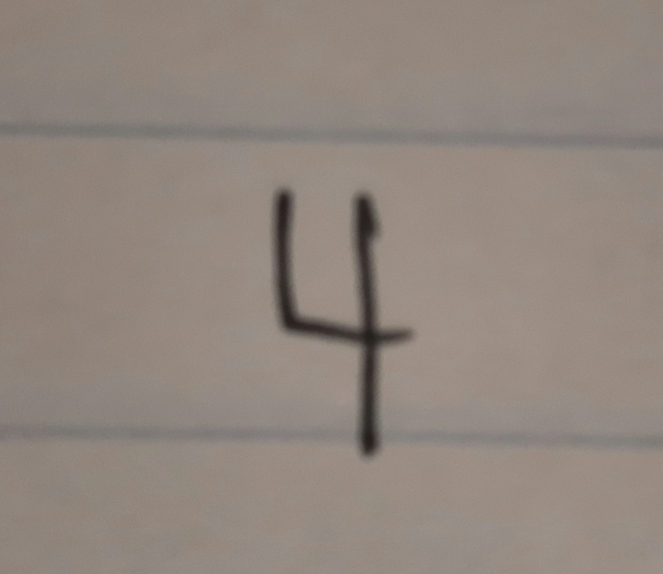
#> input picture Sample_Number.jpg, 1325 x 1147 px (shown at 1/2 size)
$ python -i Read_Digit.py   (imports and definitions only)
#> lines starting #> are read from the running program, lines starting #| are printed output that depends on the picture; after the words box and inside, x2 and y2 are one past the last pixel; in counts of white or black regions, pixels touching at a corner belong together
#> further down, picture is the input picture: shape (1147, 1325, 3); mean B, G, R 125.9, 134, 145.2
# import urllib.request
# import cv2
# import numpy as np
import time
import math

import requests
import cv2
import numpy as np
import imutils

# [68 lines left out: functions read, get_rectangles, not called in this run]


def process(img):
    gray_digit_image = cv2.cvtColor(img, cv2.COLOR_BGR2GRAY)
    thresh, gray_digit_image = cv2.threshold(gray_digit_image, 128, 255, cv2.THRESH_BINARY | cv2.THRESH_OTSU)
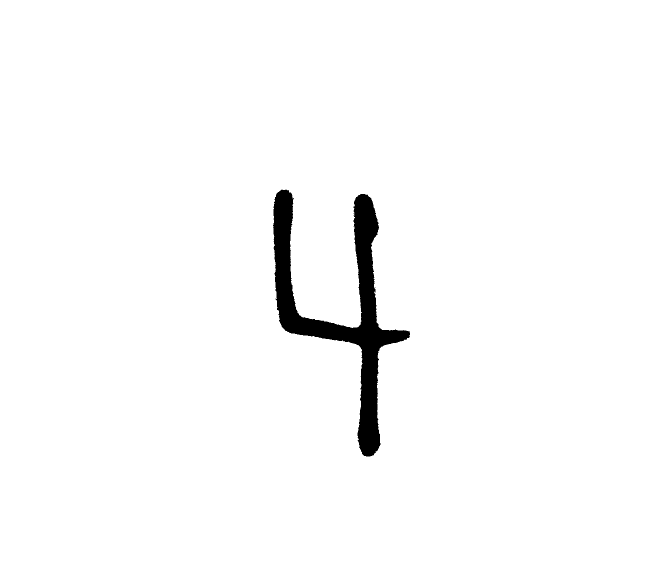
#> gray_digit_image: shape (1147, 1325) (shown at 1/2 size); 97.8% white; 2 black regions (1 under 20 px), largest, box (x1, y1, x2, y2) and area: (546, 379, 820, 913) 33875
#> thresh = 103
    gray_digit_image = cv2.resize(255 - gray_digit_image, (28, 28))
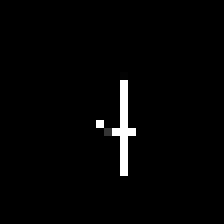
#> gray_digit_image: shape (28, 28) (shown 8 times larger); min 0, max 255, mean 4.9
    rows, cols = gray_digit_image.shape
#> rows = 28; cols = 28

    if rows > cols:
        factor = 20.0 / rows
        rows = 20
        cols = int(round(cols * factor))
        gray_digit_image = cv2.resize(gray_digit_image, (cols, rows))
    else:
        factor = 20.0 / cols
#> factor = 0.714
        cols = 20
        rows = int(round(rows * factor))
#> rows = 20
        gray_digit_image = cv2.resize(gray_digit_image, (cols, rows))
#> gray_digit_image: shape (20, 20)

    #Add the missing corner pixels
    colsPadding = (int(math.ceil((28 - cols) / 2.0)), int(math.floor((28 - cols) / 2.0)))
    rowsPadding = (int(math.ceil((28 - rows) / 2.0)), int(math.floor((28 - rows) / 2.0)))
#> rowsPadding = (4, 4)
    gray_digit_image = np.lib.pad(gray_digit_image, (rowsPadding, colsPadding), 'constant')
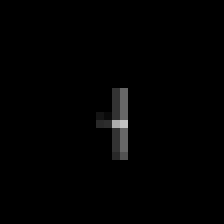
#> gray_digit_image: shape (28, 28) (shown 8 times larger); min 0, max 194, mean 2.1

    shiftx, shifty = getBestShift(gray_digit_image)
    shifted = shift(gray_digit_image, shiftx, shifty)
    gray_digit_image = shifted

    return gray_digit_image

def shift(img, sx, sy):
    rows, cols = img.shape
    M = np.float32([[1, 0, sx], [0, 1, sy]])
    shifted = cv2.warpAffine(img, M, (cols, rows))
    return shifted

def getBestShift(img):
    M = cv2.moments(img)
#> M = moments, m00 1678, centre m10/m00, m01/m00 = (14.49, 14.91)
    cx = int(M["m10"] / M["m00"])
#> cx = 14
    cy = int(M["m01"] / M["m00"])
#> cy = 14
    rows, cols = img.shape
#> rows = 28; cols = 28
    shiftx = np.round(cols / 2.0 - cx).astype(int)
#> shiftx = 0
    shifty = np.round(rows/2.0-cy).astype(int)
#> shifty = 0
    return shiftx, shifty

>>> import cv2
>>> picture = cv2.imread('Sample_Number.jpg')
>>> result = process(picture)
#> in shift, `M = np.float32([[1, 0, sx], [0, 1, sy]])`: M = [[1, 0, 0], [0, 1, 0]]

$ run again, on Multiple_Numbers.jpg
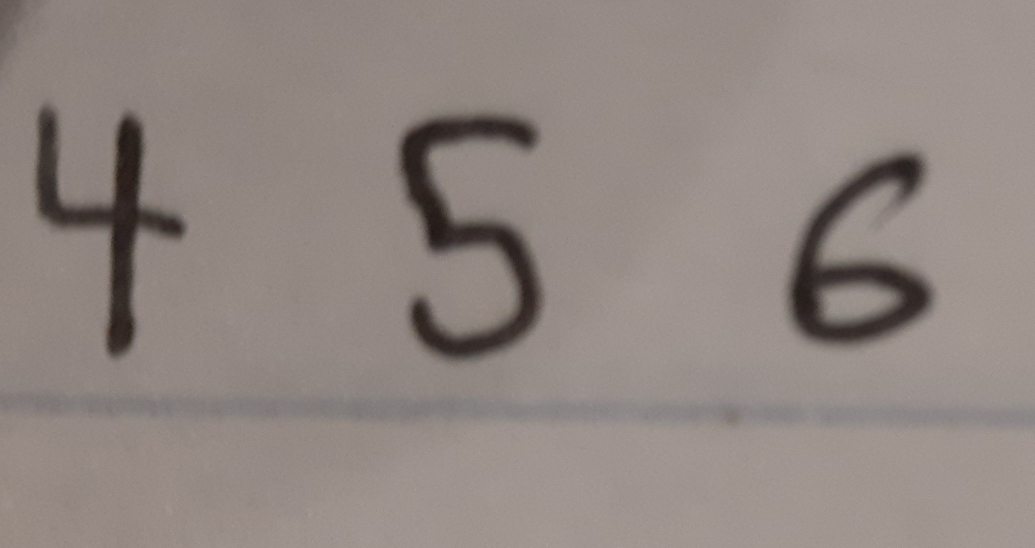
#> input picture Multiple_Numbers.jpg, 2069 x 1095 px (shown at 1/2 size)
#> picture is the input picture: shape (1095, 2069, 3); mean B, G, R 129.5, 134.4, 144.9
#> in process, `thresh, gray_digit_image = cv2.threshold(gray_digit_image, 128, 255, c..`:
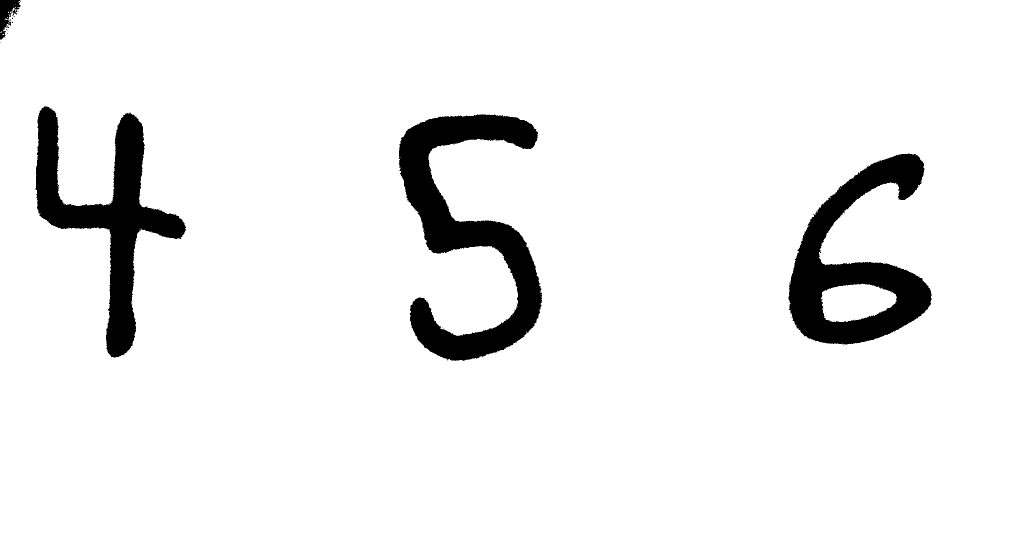
#> gray_digit_image: shape (1095, 2069) (shown at 1/2 size); 93.6% white; 25 black regions (21 under 20 px), largest, box (x1, y1, x2, y2) and area: (798, 229, 1084, 722) 54378, (1577, 307, 1863, 689) 44980, (71, 213, 372, 715) 43239, (0, 0, 41, 80) 1652
#> thresh = 102
#> in getBestShift, `M = cv2.moments(img)`: M = moments, m00 7997, centre m10/m00, m01/m00 = (11.91, 12.33)
#> cx = 11
#> cy = 12
#> in getBestShift, `shiftx = np.round(cols / 2.0 - cx).astype(int)`: shiftx = 3
#> in getBestShift, `shifty = np.round(rows/2.0-cy).astype(int)`: shifty = 2
#> in process, `shiftx, shifty = getBestShift(gray_digit_image)`: shiftx = 3; shifty = 2
#> in shift, `M = np.float32([[1, 0, sx], [0, 1, sy]])`: M = [[1, 0, 3], [0, 1, 2]]
#> in shift, `shifted = cv2.warpAffine(img, M, (cols, rows))`:
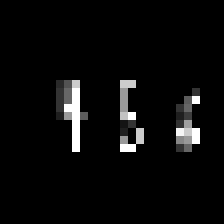
#> shifted: shape (28, 28) (shown 8 times larger); min 0, max 255, mean 10.2
